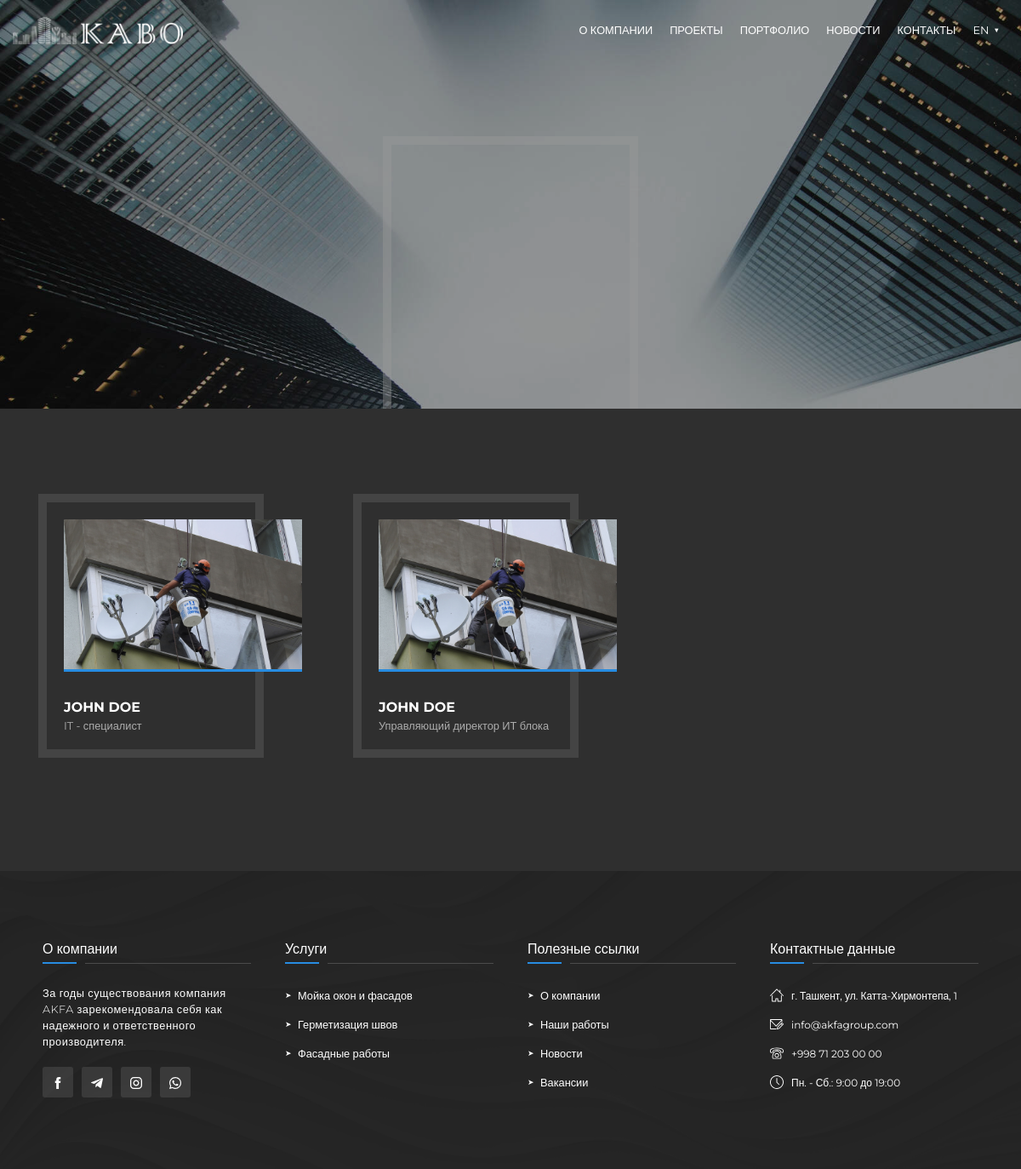
Screenshot of /en/about/partners/ with the database file from the repository.
### abcompany/models.py (models this page shows, shortened)
class PartnersModel(models.Model):
    name = models.CharField(max_length=150, null=True, blank=True)
    position = models.CharField(max_length=150, null=True, blank=True)
    description = RichTextField()
    image = models.ImageField(upload_to=team_upload_location, blank=True, null=True)
    class Meta:
        verbose_name = 'Partners'
        verbose_name_plural = 'Partners'
    def imageUrl(self):
        return self.image.url

### abcompany/views.py (the view)
# urls.py: path('partners/', partners, name='partners'),
def partners(request):
    context = {}
    partners = PartnersModel.objects.all()
    context['partners'] = partners
    return render(request, 'pages/partners.html', context)

### abcompany/templates/pages/partners.html (shortened to what this page needs)
{% extends 'base.html' %}
{% load mathfilters %}
{% load static %}
{% load i18n %}
{% block content %}
        <header class="header_promo other_pages_header">
            <div class="header_promo_background" style="background-image: url('{% static 'img/promo.jpg' %}')"></div>
            <div class="video_overlay"></div>
        </header>
    <section class="team partners">
        <div class="container">
            <ul>
                {% for partner in partners %}
                    <li class="team_items">
                        <a href="{% url 'about:partners-individual' partner.id %}">
                            <div class="team_img">
                                <img src="{{ partner.imageUrl}}" alt="">
                            </div>
                            <div class="team_caption">
                                <span>{{ partner.name}}</span>
                                <small>{{ partner.position}}</small>
                            </div>
                        </a>
                    </li>
                {% endfor %}
            </ul>
        </div>
    </section>
{% endblock content %}

### static/css/style.css (style rules this page uses)
* { margin: 0; -webkit-box-sizing: border-box; box-sizing: border-box; }
html, body { width: 100%; margin: 0; padding: 0; font-family: "Montserrat", sans-serif; overflow-x: hidden; }
a { text-decoration: none !important; }
ul { list-style: none; padding: 0; margin: 0; }
.navigation, .navigation_items::before, .navigation_dropdown, .navigation_dropdown li a, .navigation .lang_dropdown button, .navigation .lang_link span, .showOverlay, .mobile_menu, .active-btn, .active-btn::before, .services_block_in a, .services_block_in a::before, .services_block_in a h4, .news_image img, .footer_links a, .social_icons li, .team_items img, .projects_img, .projects_img img, .projects_img::before, .work_navi a { -webkit-transition: all 0.3s linear; transition: all 0.3s linear; }
.header_promo { position: relative; overflow: hidden; top: 0; left: 0; width: 100%; height: 100vh; z-index: 5; }
.header_promo_background { width: 100%; height: 100vh; position: absolute; z-index: 1; background-size: cover; background-repeat: no-repeat; }
.other_pages_header { height: 60vh; }
.other_pages_header::after { position: absolute; content: ""; width: 300px; height: calc(100% - 150px); border: 10px solid rgba(255, 255, 255, 0.4); bottom: -10px; left: 50%; -webkit-transform: translateX(-50%); transform: translateX(-50%); z-index: 2; }
.video_overlay { width: 100%; height: 100vh; position: absolute; top: 0; left: 0; background: rgba(0, 0, 0, 0.4); z-index: 3; }
.advantage_section, .portfolio, .team { background: url(../img/advantage-bg.png) no-repeat center #1c1c1c; padding: 100px 0; background-size: cover; }
.team { position: relative; z-index: 99; }
.team ul { display: -webkit-box; display: -ms-flexbox; display: flex; width: 100%; -ms-flex-wrap: wrap; flex-wrap: wrap; position: relative; }
.team_items { margin: 0 30px 30px 0; width: calc(33.33333% - 30px); padding: 30px; position: relative; z-index: 2; }
.team_items::before { z-index: 1; position: absolute; display: block; top: 0; right: 75px; left: 0; height: 310px; content: ""; border: 10px solid rgba(255, 255, 255, 0.1); }
.team_items div { position: relative; z-index: 3; display: -webkit-box; display: -ms-flexbox; display: flex; -webkit-box-orient: vertical; -webkit-box-direction: normal; -ms-flex-direction: column; flex-direction: column; }
.team_items img { width: 100%; }
.team_img { position: relative; overflow: hidden; }
.team_img::after { position: absolute; bottom: 0; content: ""; background: #278ce1; height: 3px; width: 100%; }
.team_caption { position: relative; display: block; z-index: 999; color: #fff; }
.team_caption span { margin-top: 30px; text-transform: uppercase; font-size: 1em; font-weight: 700; }
.team_caption small { color: #adadad; }
.partners { background: #2f2f2f; }

### rows the page displays
PartnersModel: imageUrl (picture), name "JOHN DOE", position "IT - специалист"
PartnersModel: imageUrl (picture), name "JOHN DOE", position "Управляющий директор ИТ блока"

### other values shown
{{ LANGUAGE_CODE }} "EN"
